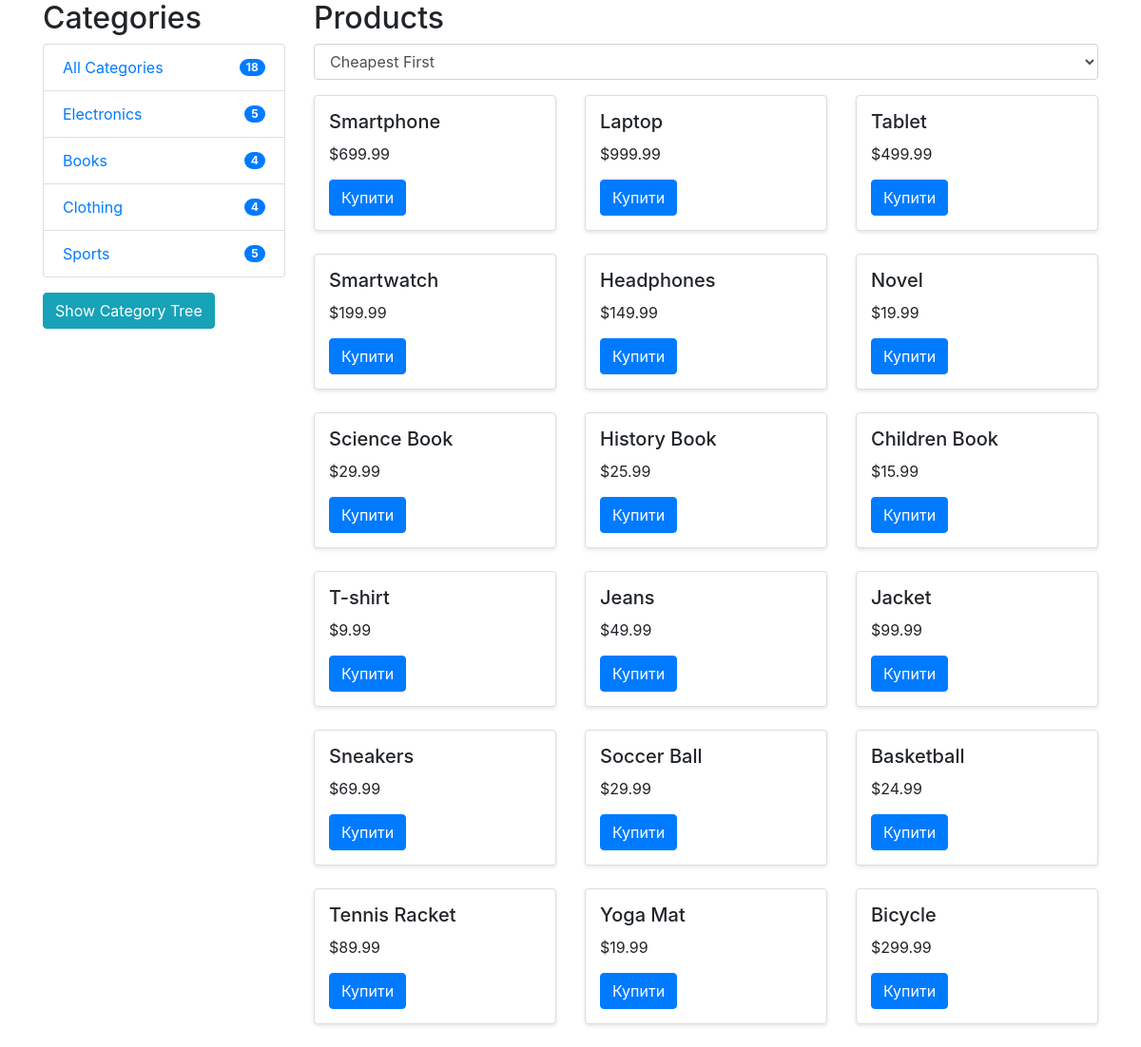
The page / on the database its author committed.
### tables this page shows
CREATE TABLE IF NOT EXISTS categories (
  id INT AUTO_INCREMENT PRIMARY KEY,
   name VARCHAR(255) NOT NULL
);

CREATE TABLE IF NOT EXISTS products (
    id INT AUTO_INCREMENT PRIMARY KEY,
    name VARCHAR(255) NOT NULL,
    price DECIMAL(10, 2) NOT NULL,
    category_id INT,
    created_at TIMESTAMP DEFAULT CURRENT_TIMESTAMP,
    FOREIGN KEY (category_id) REFERENCES categories(id)
);

### src/Controllers/CategoryController.php (called while the page is built, shortened)
<?php
class CategoryController {
    private Category $category;
    private Product $product;
    public function __construct() {
        $database = new Database();
        $this->db = $database->getConnection();
        $this->category = new Category($this->db);
        $this->product = new Product($this->db);
    }
    public function index(): void {
        $stmt = $this->category->read();
        $categories = $stmt->fetchAll(PDO::FETCH_ASSOC);
        $stmtCounts = $this->category->getCategoryCounts();
        $categoryCounts = $stmtCounts->fetchAll(PDO::FETCH_ASSOC);
        $categoriesWithCounts = [];
        foreach ($categories as $category) {
            $categoryId = $category['id'];
            $categoryCount = 0;
            foreach ($categoryCounts as $count) {
                if ($count['id'] == $categoryId) {
                    $categoryCount = $count['product_count'];
                    break;
                }
            }
            $categoriesWithCounts[] = [
                'id' => $category['id'],
                'name' => $category['name'],
                'product_count' => $categoryCount,
            ];
        }
        $stmtProducts = $this->product->readAll();
        $allProducts = $stmtProducts->fetchAll(PDO::FETCH_ASSOC);
        require __DIR__ . '/../Views/categories.php';
    }
}

### public/index.php (called while the page is built, shortened)
<?php
$router = new Router();
$router->route();

### src/Database.php (called while the page is built, shortened)
<?php
class Database {
    public function getConnection(): ?PDO
    {
        $this->conn = null;
        try {
            $this->conn = new PDO(
                "mysql:host=" . self::HOST .
                ";dbname=" . self::DB_NAME,
                self::USER,
                self::PASSWORD
            );
            $this->conn->exec("set names utf8");
        } catch(PDOException $exception) {
            echo "Connection error: " . $exception->getMessage();
        }
        return $this->conn;
    }
}

### src/Models/Product.php (called while the page is built, shortened)
<?php
class Product {
    private PDO $conn;
    public function __construct($db) {
        $this->conn = $db;
    }
    public function readAll() {
        $query = "SELECT * FROM " . self::PRODUCT_TABLE;
        $stmt = $this->conn->prepare($query);
        $stmt->execute();
        return $stmt;
    }
}

### src/Models/Category.php (called while the page is built, shortened)
<?php
class Category {
    private PDO $conn;
    public function __construct($db) {
        $this->conn = $db;
    }
    public function read() {
        $query = "SELECT * FROM " . self::CATEGORY_TABLE;
        $stmt = $this->conn->prepare($query);
        $stmt->execute();
        return $stmt;
    }
    public function getCategoryCounts() {
        $query = "SELECT c.id, c.name, COUNT(p.id) as product_count
                  FROM ".self::CATEGORY_TABLE." c
                  LEFT JOIN products p ON c.id = p.category_id
                  GROUP BY c.id, c.name";
        $stmt = $this->conn->prepare($query);
        $stmt->execute();
        return $stmt;
    }
}

### src/Views/categories.php (the view, shortened to what this page needs)
<!DOCTYPE html>
<html lang="en">
<head>
    <link rel="stylesheet" href="https://stackpath.bootstrapcdn.com/bootstrap/4.5.2/css/bootstrap.min.css">
    <link rel="stylesheet" href="style.css">
    <link rel="stylesheet" href="https://cdnjs.cloudflare.com/ajax/libs/jquery-jsonview/1.2.3/jquery.jsonview.min.css">
</head>
<body>
<div class="container">
    <div class="row">
        <div class="col-md-3">
            <h2>Categories</h2>
            <ul id="categories" class="list-group">
                <li class="list-group-item d-flex justify-content-between align-items-center">
                    <a href="#" class="category-link" data-id="all">All Categories</a>
                    <span class="badge badge-primary badge-pill"><?= count($allProducts) ?></span>
                </li>
                <?php foreach ($categoriesWithCounts as $category): ?>
                    <li class="list-group-item d-flex justify-content-between align-items-center">
                        <a href="#" class="category-link" data-id="<?= $category['id'] ?>"><?= $category['name'] ?></a>
                        <span class="badge badge-primary badge-pill"><?= $category['product_count'] ?></span>
                    </li>
                <?php endforeach; ?>
            </ul>
            <button id="showTreeBtn" class="btn btn-info mt-3">Show Category Tree</button>
        </div>
        <div class="col-md-9">
            <h2>Products</h2>
            <div class="form-group">
                <select id="sort" class="form-control">
                    <option value="price ASC">Cheapest First</option>
                </select>
            </div>
            <div id="products" class="row">
                <?php foreach ($allProducts as $product): ?>
                    <div class="col-md-4 mb-4">
                        <div class="card">
                            <div class="card-body">
                                <h5 class="card-title"><?= htmlspecialchars($product['name']) ?></h5>
                                <p class="card-text">$<?= htmlspecialchars($product['price']) ?></p>
                                <button class="btn btn-primary buy-button" data-id="<?= $product['id'] ?>">Купити</button>
                            </div>
                        </div>
                    </div>
                <?php endforeach; ?>
            </div>
        </div>
    </div>
</div>
</body>
</html>

### src/Router.php (shortened to what this page needs)
<?php
class Router {
    public function route() {
        $categoryController = new CategoryController();
        $productController = new ProductController();
        if (isset($_GET['action'])) {
            switch ($_GET['action']) {
            case 'getProducts':
                    $sort_by = $_GET['sort_by'] ?? null;
                    $productController->getAll($sort_by);
                    break;
                case 'getProductsByCategory':
                    $category_id = $_GET['category_id'] ?? null;
                    $sort_by = $_GET['sort_by'] ?? null;
                    if ($category_id) {
                        $productController->getByCategory($category_id, $sort_by);
                    }
                    break;
                case 'sortProducts':
                    if (isset($_GET['sort_by'])) {
                        $productController->sort($_GET['sort_by']);
                    }
                    break;
                case 'getProduct':
                    if (isset($_GET['id'])) {
                        $productController->getProduct($_GET['id']);
                    }
                    break;
                case 'getCategoryCounts':
                    $categoryController->getCategoryCounts();
                    break;
                case 'getCategoryTree':
                    $treeBuilder = new CategoryTreeBuilder();
                    $treeBuilder->buildTree();
                    break;
                default:
                    http_response_code(404);
                    echo json_encode(["message" => "Action not found."]);
                    break;
            }
        } else {
            $categoryController->index();
        }
    }
}

### public/style.css (style rules this page uses)
.card { border: 1px solid #ddd; border-radius: 4px; box-shadow: 0 2px 4px rgba(0, 0, 0, 0.1); }
.card-body { padding: 15px; }
.card-title { font-size: 1.25rem; margin-bottom: 10px; }
.card-text { font-size: 1rem; margin-bottom: 15px; }
.btn-primary { background-color: #007bff; border-color: #007bff; }

### rows shown on the page
categories: name "Electronics", product_count "5"
categories: name "Books", product_count "4"
categories: name "Clothing", product_count "4"
categories: name "Sports", product_count "5"
products: name "Smartphone", price "699.99"
products: name "Laptop", price "999.99"
products: name "Tablet", price "499.99"
products: name "Smartwatch", price "199.99"
products: name "Headphones", price "149.99"
products: name "Novel", price "19.99"
products: name "Science Book", price "29.99"
products: name "History Book", price "25.99"
products: name "Children Book", price "15.99"
products: name "T-shirt", price "9.99"
products: name "Jeans", price "49.99"
products: name "Jacket", price "99.99"
products: name "Sneakers", price "69.99"
products: name "Soccer Ball", price "29.99"
products: name "Basketball", price "24.99"
products: name "Tennis Racket", price "89.99"
products: name "Yoga Mat", price "19.99"
products: name "Bicycle", price "299.99"

### other values the page prints
count($allProducts) "18"
